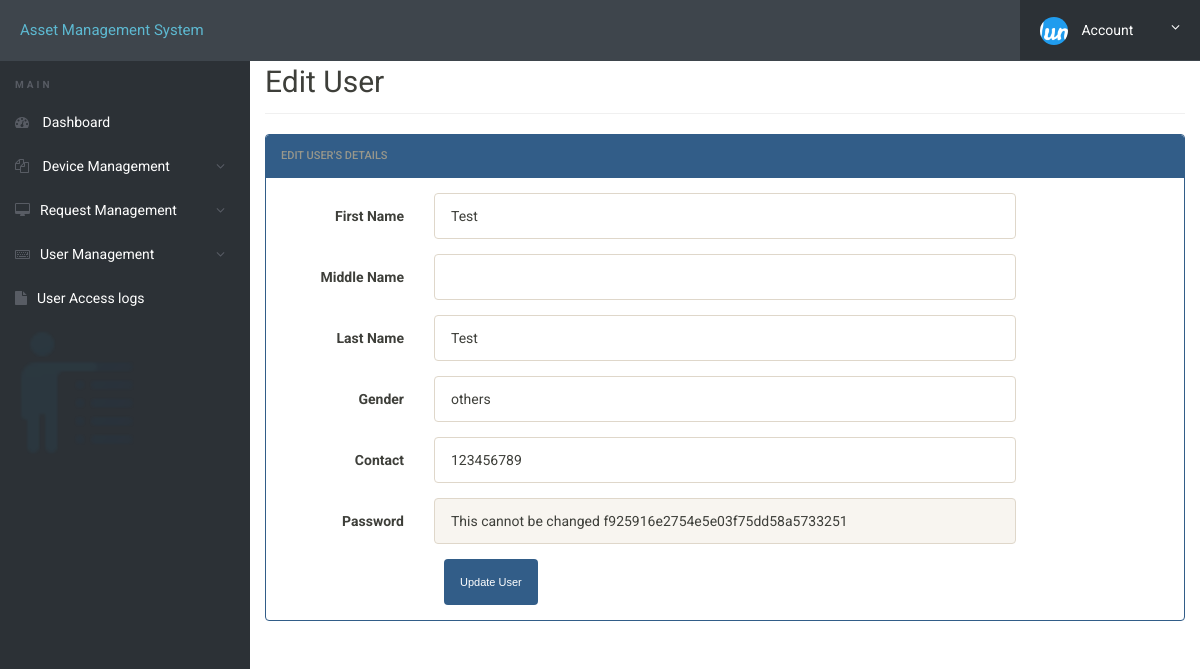
/inventory/admin/edit-user.php?id=34 (signed in), run on the app's committed database.
### tables this page shows
CREATE TABLE `userregistration` (
  `id` int(11) NOT NULL,
  `firstName` varchar(255) NOT NULL,
  `middleName` varchar(255) NOT NULL,
  `lastName` varchar(255) NOT NULL,
  `gender` varchar(255) NOT NULL,
  `contactNo` bigint(20) NOT NULL,
  `email` varchar(255) NOT NULL,
  `password` varchar(255) NOT NULL,
  `regDate` timestamp NOT NULL DEFAULT current_timestamp(),
  `updationDate` varchar(45) NOT NULL DEFAULT current_timestamp(),
  `passUdateDate` varchar(45) NOT NULL DEFAULT current_timestamp()
);

### inventory/admin/edit-user.php (the view, shortened to what this page needs)
<?php
include('includes/config.php');
?>
<!doctype html>
<html lang="en" class="no-js">
<head>
	<link rel="stylesheet" href="css/font-awesome.min.css">
	<link rel="stylesheet" href="css/bootstrap.min.css">
	<link rel="stylesheet" href="css/dataTables.bootstrap.min.css">>
	<link rel="stylesheet" href="css/bootstrap-social.css">
	<link rel="stylesheet" href="css/bootstrap-select.css">
	<link rel="stylesheet" href="css/fileinput.min.css">
	<link rel="stylesheet" href="css/awesome-bootstrap-checkbox.css">
	<link rel="stylesheet" href="css/style.css">
</head>
<body>
	<?php include('includes/header.php');?>
	<div class="ts-main-content">
		<?php include('includes/sidebar.php');?>
		<div class="content-wrapper">
			<div class="container-fluid">
				<div class="row">
					<div class="col-md-12">
						<h2 class="page-title">Edit User </h2>
						<div class="row">
							<div class="col-md-12">
								<div class="panel panel-default panel-primary">
									<div class="panel-heading">Edit User's Details</div>
									<div class="panel-body">
										<form method="post" class="form-horizontal">
												<?php
												$id=$_GET['id'];
	$ret="select * from userregistration where id=?";
		$stmt= $mysqli->prepare($ret) ;
	 $stmt->bind_param('i',$id);
	 $stmt->execute() ;
	 $res=$stmt->get_result();
	   while($row=$res->fetch_object())
	  {
	  	?>
						<div class="form-group">
						<label class="col-sm-2 control-label">First Name </label>
					<div class="col-sm-8">
					<input type="text"  name="firstName" value="<?php echo $row->firstName;?>"  class="form-control"> </div>
					</div>
				 <div class="form-group">
				<label class="col-sm-2 control-label">Middle Name</label>
		<div class="col-sm-8">
	<input type="text" class="form-control" name="middleName" id="cns" value="<?php echo $row->middleName;?>">
						 </div>
						</div>
<div class="form-group">
	<label class="col-sm-2 control-label">Last Name</label>
	<div class="col-sm-8">
	<input type="text" class="form-control" name="lastName" value="<?php echo $row->lastName;?>" >
	</div>
</div>
<div class="form-group">
	<label class="col-sm-2 control-label">Gender</label>
	<div class="col-sm-8">
	<input type="text" class="form-control" name="gender" value="<?php echo $row->gender;?>" >
	</div>
</div>
<div class="form-group">
	<label class="col-sm-2 control-label">Contact</label>
	<div class="col-sm-8">
	<input type="text" class="form-control" name="contact" value="<?php echo $row->contactNo;?>" >
	</div>
</div>
<div class="form-group">
	<label class="col-sm-2 control-label">Password</label>
	<div class="col-sm-8">
	<input type="text" class="form-control " name="" value="<?php echo "This cannot be changed " .md5($row->password);?>" readonly>
	</div>
</div>
<?php } ?>
												<div class="col-sm-8 col-sm-offset-2">
													<input class="btn btn-primary" type="submit" name="submit" value="Update User">
												</div>
											</div>
									</div>
								</div>
							</div>
							</div>
						</div>
					</div>
				</div>
			</div>
</body>
</html>

### inventory/admin/css/style.css (style rules this page uses)
html { font-size: 14px; }
@media only screen and (min-width: 480px) { html { font-size: 17px; } }
@media only screen and (min-width: 768px) { html { font-size: 14px; } }
body { font-size: 1em; }
.btn { font-family: 'Montserrat', sans-serif; }
.panel { overflow: hidden; }
.btn { text-transform: none; }
.page-title { padding-bottom: 15px; margin-bottom: 20px; border-bottom: 1px solid #f0f0f0; }
.ts-main-content .content-wrapper { padding-top: 15px; margin-top: 10px; }
@media only screen and (min-width: 992px) { .ts-main-content .content-wrapper { margin-left: 250px; } }

### data on the page
userregistration: firstName "Test", lastName "Test", gender "others", contact "123456789", password "This cannot be changed f925916e2754e5e03f75dd58a5733251"
